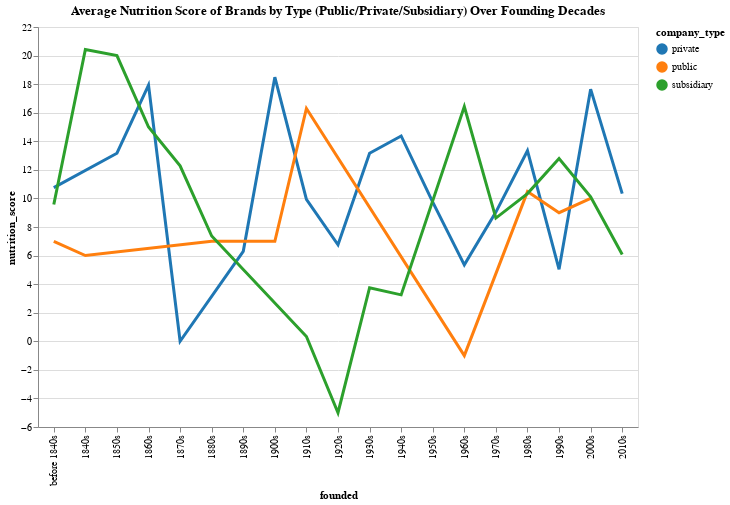

The cell this chart's notebook holds for it:
### Markdown cell above
Now the average nutrition score of products made by each company type over each decade.

### Code cell
# Visualize Average Nutrition Score of Brands by Type Over Founding Decades


combo_df = ext_ff_df[['company_type', 'founded', 'nutrition_score']].dropna(subset=['founded', 'company_type']).groupby(['founded', 'company_type']).mean().reset_index()

highlight = alt.selection(type='single', on='mouseover', fields=['company_type'], nearest=True)
base = alt.Chart(combo_df).encode(
    x='founded:N', y='nutrition_score:Q', color=alt.Color('company_type:N', scale=alt.Scale(scheme='category10'))
)
points = base.mark_circle().encode(
    opacity=alt.value(0)
).add_selection(
    highlight
).properties(
    title='Average Nutrition Score of Brands by Type (Public/Private/Subsidiary) Over Founding Decades',
    width=600, height=400
)
lines = base.mark_line().encode(
    size=alt.condition(~highlight, alt.value(.8), alt.value(3))
)

points+lines

### Figure 1 — Vega-Lite specification as saved in the notebook (floating-point values rounded to 4 significant figures)
{"config": {"view": {"continuousWidth": 400, "continuousHeight": 300}}, "layer": [{"mark": "circle", "encoding": {"color": {"field": "company_type", "scale": {"scheme": "category10"}, "type": "nominal"}, "opacity": {"value": 0}, "x": {"field": "founded", "type": "nominal"}, "y": {"field": "nutrition_score", "type": "quantitative"}}, "height": 400, "selection": {"selector001": {"type": "single", "on": "mouseover", "fields": ["company_type"], "nearest": true}}, "title": "Average Nutrition Score of Brands by Type (Public/Private/Subsidiary) Over Founding Decades", "width": 600}, {"mark": "line", "encoding": {"color": {"field": "company_type", "scale": {"scheme": "category10"}, "type": "nominal"}, "size": {"condition": {"value": 0.8, "selection": {"not": "selector001"}}, "value": 3}, "x": {"field": "founded", "type": "nominal"}, "y": {"field": "nutrition_score", "type": "quantitative"}}}], "data": {"name": "data-92344bd5967c07bd89a572f835f395aa"}, "$schema": "https://vega.github.io/schema/vega-lite/v4.17.0.json", "datasets": {"data-92344bd5967c07bd89a572f835f395aa": [{"founded": " before 1840s", "company_type": "private", "nutrition_score": 10.75}, {"founded": " before 1840s", "company_type": "public", "nutrition_score": 7.0}, {"founded": " before 1840s", "company_type": "subsidiary", "nutrition_score": 9.573}, {"founded": "1840s", "company_type": "public", "nutrition_score": 6.0}, {"founded": "1840s", "company_type": "subsidiary", "nutrition_score": 20.43}, {"founded": "1850s", "company_type": "private", "nutrition_score": 13.16}, {"founded": "1850s", "company_type": "subsidiary", "nutrition_score": 20.0}, {"founded": "1860s", "company_type": "private", "nutrition_score": 17.93}, {"founded": "1860s", "company_type": "subsidiary", "nutrition_score": 15.0}, {"founded": "1870s", "company_type": "private", "nutrition_score": 0.0}, {"founded": "1870s", "company_type": "subsidiary", "nutrition_score": 12.28}, {"founded": "1880s", "company_type": "public", "nutrition_score": 7.0}, {"founded": "1880s", "company_type": "subsidiary", "nutrition_score": 7.368}, {"founded": "1890s", "company_type": "private", "nutrition_score": 6.294}, {"founded": "1900s", "company_type": "private", "nutrition_score": 18.49}, {"founded": "1900s", "company_type": "public", "nutrition_score": 7.0}, {"founded": "1910s", "company_type": "private", "nutrition_score": 9.94}, {"founded": "1910s", "company_type": "public", "nutrition_score": 16.3}, {"founded": "1910s", "company_type": "subsidiary", "nutrition_score": 0.3333}, {"founded": "1920s", "company_type": "private", "nutrition_score": 6.756}, {"founded": "1920s", "company_type": "subsidiary", "nutrition_score": -5.0}, {"founded": "1930s", "company_type": "private", "nutrition_score": 13.16}, {"founded": "1930s", "company_type": "subsidiary", "nutrition_score": 3.75}, {"founded": "1940s", "company_type": "private", "nutrition_score": 14.37}, {"founded": "1940s", "company_type": "subsidiary", "nutrition_score": 3.25}, {"founded": "1950s", "company_type": "private", "nutrition_score": 9.741}, {"founded": "1960s", "company_type": "private", "nutrition_score": 5.35}, {"founded": "1960s", "company_type": "public", "nutrition_score": -1.0}, {"founded": "1960s", "company_type": "subsidiary", "nutrition_score": 16.43}, {"founded": "1970s", "company_type": "private", "nutrition_score": 9.04}, {"founded": "1970s", "company_type": "subsidiary", "nutrition_score": 8.625}, {"founded": "1980s", "company_type": "private", "nutrition_score": 13.34}, {"founded": "1980s", "company_type": "public", "nutrition_score": 10.48}, {"founded": "1980s", "company_type": "subsidiary", "nutrition_score": 10.34}, {"founded": "1990s", "company_type": "private", "nutrition_score": 5.037}, {"founded": "1990s", "company_type": "public", "nutrition_score": 9.0}, {"founded": "1990s", "company_type": "subsidiary", "nutrition_score": 12.8}, {"founded": "2000s", "company_type": "private", "nutrition_score": 17.65}, {"founded": "2000s", "company_type": "public", "nutrition_score": 10.0}, {"founded": "2000s", "company_type": "subsidiary", "nutrition_score": 10.12}, {"founded": "2010s", "company_type": "private", "nutrition_score": 10.33}, {"founded": "2010s", "company_type": "subsidiary", "nutrition_score": 6.077}]}}
